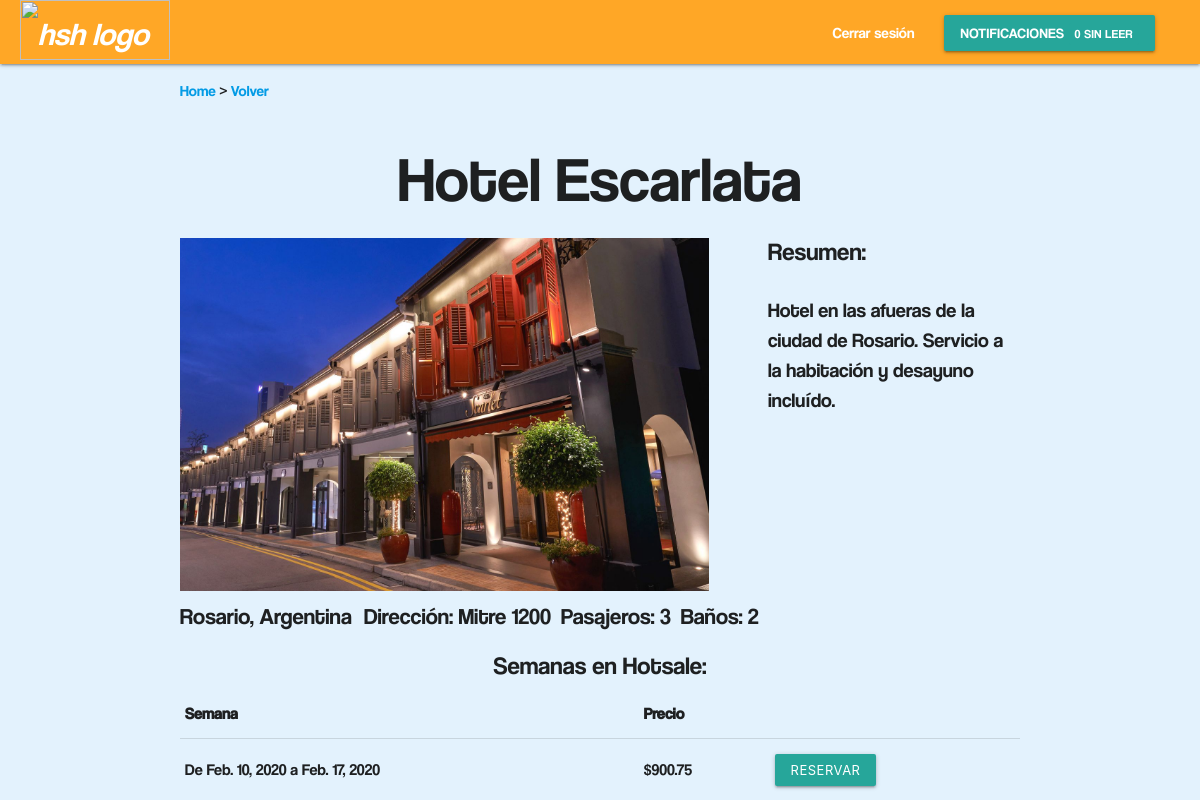
The app's page /ver_residencia/3/hotsales/ (signed in), older data.
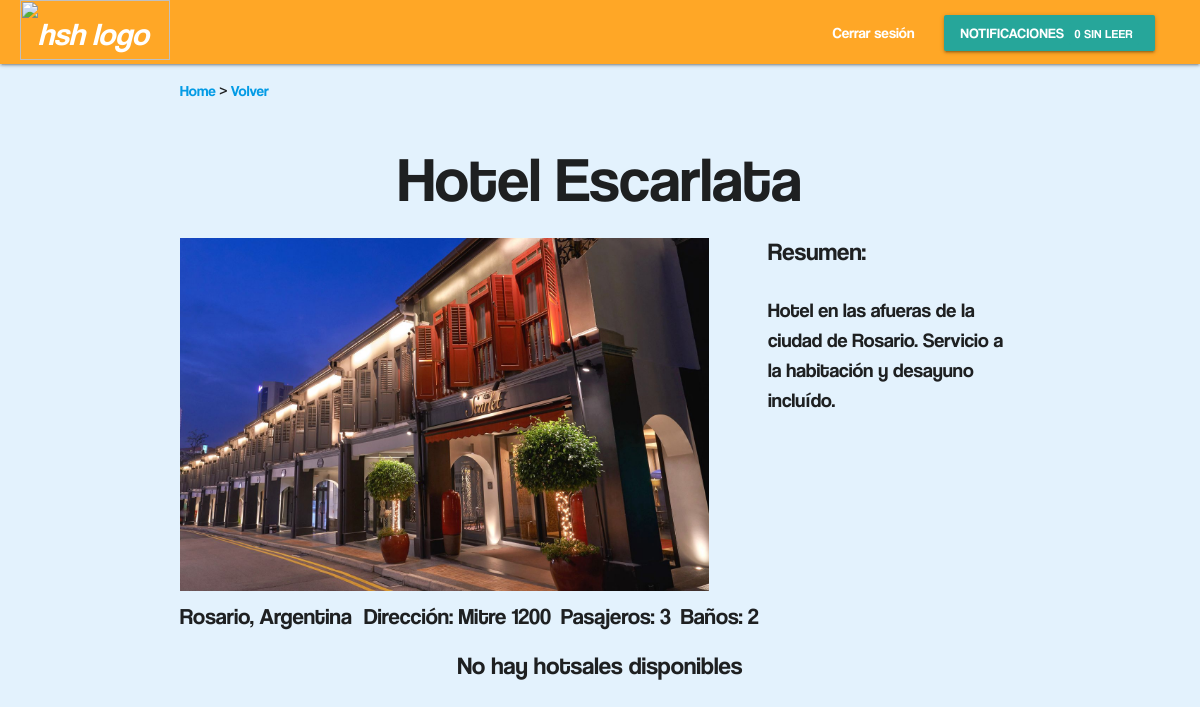
The same page, newer data.
### main/models.py (models this page shows, shortened)
class Semana(models.Model):
	dia_inicial = models.DateField()
	precio_reserva = models.DecimalField(max_digits=11,decimal_places=2)
	def dia_final(self):
		return self.dia_inicial + timedelta(days=7)
	class Meta:
		abstract = True
		ordering = ['dia_inicial', 'residencia']

class HotSale(Semana):
	residencia = models.ForeignKey('Residencia',on_delete=models.CASCADE,related_name='hotsales')

### main/views.py (the view)
# urls.py: path("ver_residencia/<id_residencia>/hotsales/", views.residencia_hotsales, name="residencia_hotsales"),
def residencia_hotsales(request, id_residencia):
    res = Residencia.objects.get(id=id_residencia)
    hotsales = HotSale.objects.filter(residencia=id_residencia)
    user = request.user
    return render(request=request,
                  template_name="main/residencias/ver_residencia_hotsales.html",
                  context={"residencia": res,
                           "hotsales": hotsales,
                           "usuario": user,
                           "notificaciones": request.user.notificaciones.all()})

### main/models.py (called while the page is built)
	def __str__(self):
		return self.nombre

	def primerFoto(self):
		if self.imagenes.exists():
			return self.imagenes.first().imagen.name[12:]
		else:
			return "fotos/68184730.jpg"

### main/templates/main/residencias/ver_residencia_hotsales.html (shortened to what this page needs)
{% extends "main/headers/header_logged_in.html" %}
{% load static %}
{% load staticfiles %}
{% block content %}
<body>
  <p>
    <a href="/">Home</a>
      >
      <a href="/buscar_residencias">Volver</a>
    </p>
  <h1 class="centrar">{{residencia.nombre}}</h1>
  <section>
    <div class="columna-grande">
      <img class="imagen-residencia"
      src="{% static residencia.primerFoto %}" alt="Imagen Residencia: {{ residencia.primerFoto }}">
    </div>
    <h5>Resumen:</h5>
    <div class="columna-chica">
      <div class="compacto scrollable">
        <p style="font-size: 20">{{residencia.descripcion}}</p>
      </div>
    </div>
  </section>
  <section>
    <div class="columna-grande" style="width: 100%; font-size: 150%">
      <div style="float: left; margin: 8px 12px 3px 0px">{{residencia.ciudad}}, {{residencia.pais}} </div>
      <div style="float: left; margin: 8px 10px 3px 0px">Dirección: {{residencia.dirección}} </div>
      <div style="float: left; margin: 8px 10px 3px 0px">Pasajeros: {{residencia.personas}} </div>
      <div style="float: left; margin: 8px 10px 3px 0px">Baños: {{residencia.baños}}</div>
    </div>
  </section>
  {% if hotsales %}
  <div style="float: left; width: 100%">
    <h5 class="centrar">Semanas en Hotsale:</h5>
  </div>
  <table style="width:100%">
    <tr>
      <th>Semana</th>
      <th>Precio</th>
      <th></th>
    </tr>
    {% for h in hotsales %}
    <tr>
      <td>De {{h.dia_inicial}} a {{h.dia_final}}</td>
      <td>${{h.precio_reserva}}</td>
      <td>
        <button data-target="{{h.id}}" class="waves-effect waves-light btn-small modal-trigger">Reservar</button>
      </td>
    </tr>
    {% endfor %}
    {% else %}
      <div style="float: left; width: 100%">
        <h5 class="centrar">No hay hotsales disponibles</h5>
      </div>
    {% endif %}
</body>
{% endblock %}

Row changes from the older to the newer data that the page shows:
removed HotSale: dia_inicial "Feb. 10, 2020", dia_final "Feb. 17, 2020", precio_reserva "900.75"
Text that changed along with them:
text no longer shown: "Semanas en Hotsale: Semana Precio"
text now shown: "No hay hotsales disponibles"
